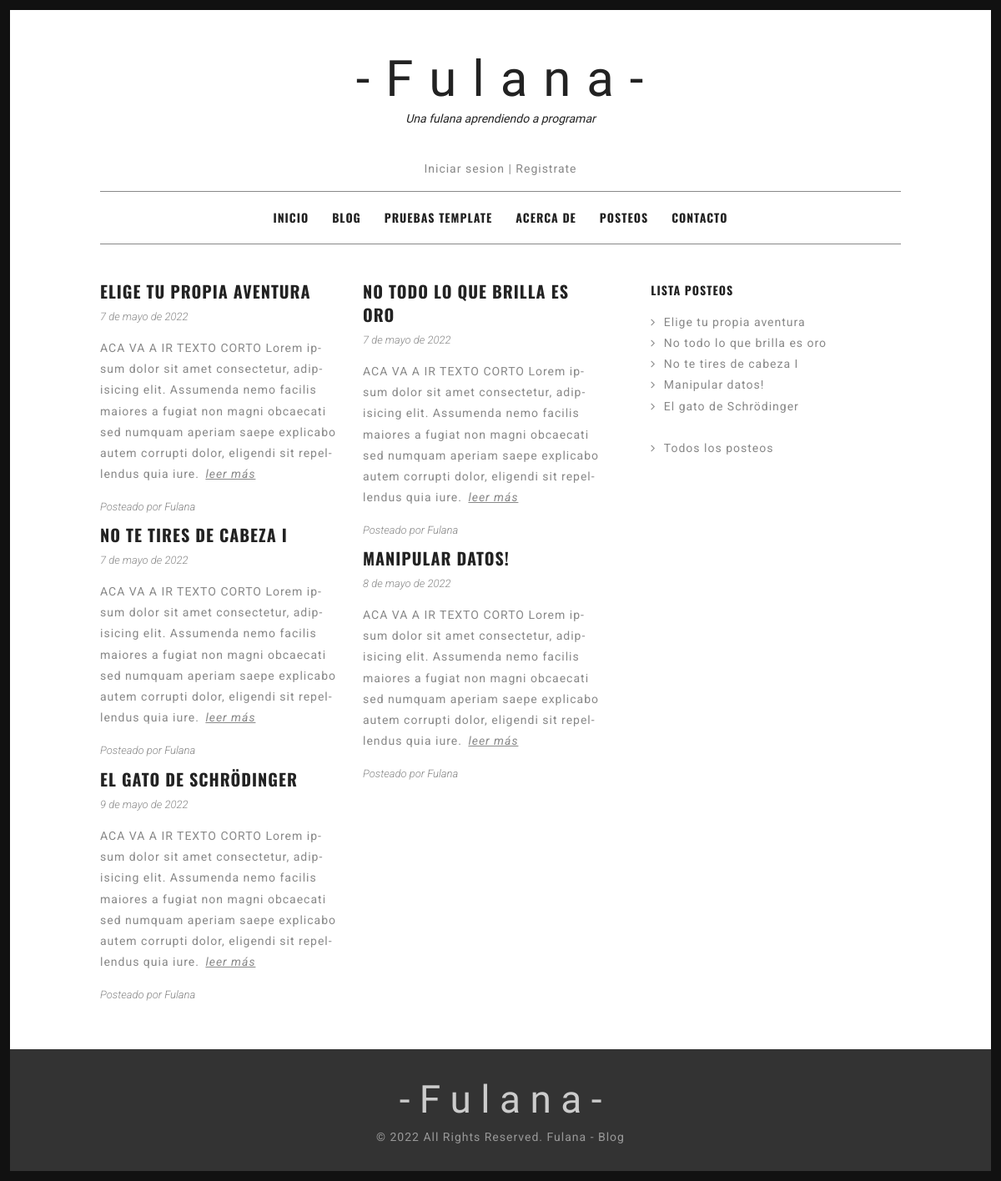
The page /AppFulana/blog on the database as committed earlier.
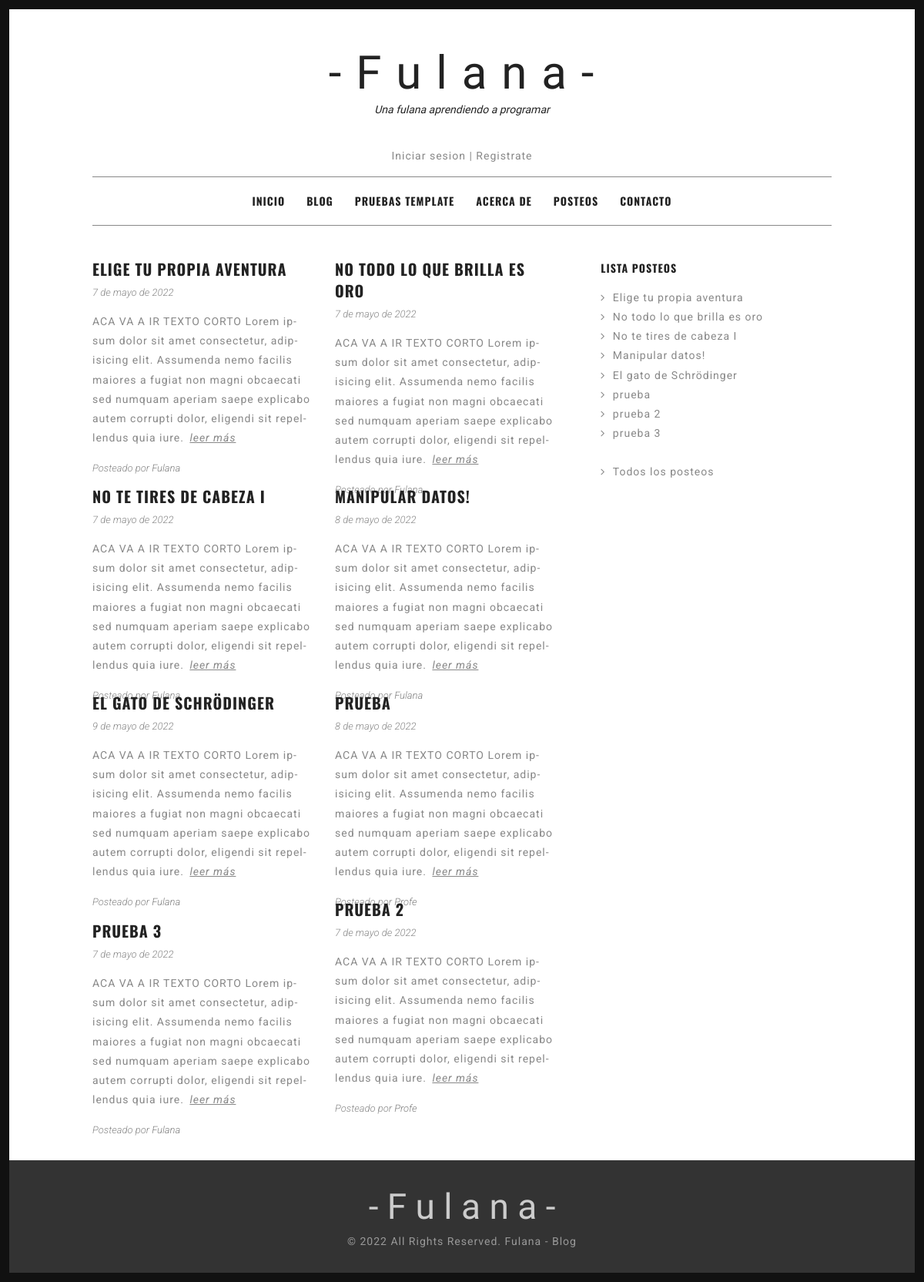
The same page on the database as committed later.
### AppFulana/models.py (models this page shows, shortened)
class Posteo (models.Model):
    fechaPosteo = models.DateField()
    tituloPosteo = models.CharField(max_length=130)
    autorPosteo = models.ForeignKey(User, on_delete=models.CASCADE)
    bodyPosteo = models.TextField()
    class Meta:
        verbose_name = "Posteo"
        verbose_name_plural = "Posteos"

### AppFulana/views.py (the view)
# urls.py: path('blog', views.BlogVista.as_view(), name="Blog"),
class BlogVista (ListView):
    model = Posteo
    template_name = "AppFulana/blog.html"

### AppFulana/templates/AppFulana/blog.html (shortened to what this page needs)
{% extends "AppFulana/padre.html" %}
{% load static %}
{% block contenidoModificable %}
<div id="content" class="site-content">
    <div id="primary" class="content-area column two-thirds">
        <main id="main" class="site-main" role="main">
        <div class="grid bloggrid">
            {% for posteo in object_list %}
            <article>
            <header class="entry-header">
            <h1 class="entry-title"><a href="{% url 'PostIndividual' posteo.id %}" rel="bookmark">{{ posteo.tituloPosteo }}</a></h1>
            <div class="entry-meta">
                <span class="posted-on"><time class="entry-date published">{{ posteo.fechaPosteo }}</time></span>
            </div>
            </header>
            <div class="entry-summary">
                <p>
                    ACA VA A IR TEXTO CORTO Lorem ipsum dolor sit amet consectetur, adipisicing elit. Assumenda nemo facilis maiores a fugiat non magni obcaecati sed numquam aperiam saepe explicabo autem corrupti dolor, eligendi sit repellendus quia iure. <a class="more-link" href="{% url 'PostIndividual' posteo.id %}">Leer más</a>
                </p>
            </div>
            <footer class="entry-footer">
            <span class="cat-links">
            Posteado por <a href="#" rel="category tag">{{posteo.autorPosteo}}</a>
            </span>
            </footer>
            </article>
            {% endfor %}
        </div>
        <nav class="pagination"></nav>
        </main>
    </div>
    <div id="secondary" class="column third">
        <div id="sidebar-1" class="widget-area" role="complementary">
            <aside id="recent-posts-2" class="widget widget_recent_entries">
            <h4 class="widget-title">Lista posteos</h4>
            <ul>{% for posteo in object_list %}
                <li>
                <a href="{% url 'PostIndividual' posteo.id %}">{{ posteo.tituloPosteo }}</a>
                </li>
                {%endfor%}
                <br>
                <li>
                <a href="{% url 'TodosLosPosteos' %}">Todos los posteos</a>
                </li>
            </ul>
            </aside>
        </div>
    </div>
</div>
</div>
{% endblock %}

Rows that differ between the two databases and show on the page:
added Posteo: tituloPosteo "PRUEBA", fechaPosteo "8 de mayo de 2022", autorPosteo "Profe", tituloPosteo "prueba"
added Posteo: tituloPosteo "PRUEBA 2", fechaPosteo "7 de mayo de 2022", autorPosteo "Profe", tituloPosteo "prueba 2"
added Posteo: tituloPosteo "PRUEBA 3", fechaPosteo "7 de mayo de 2022", autorPosteo "Fulana", tituloPosteo "prueba 3"
